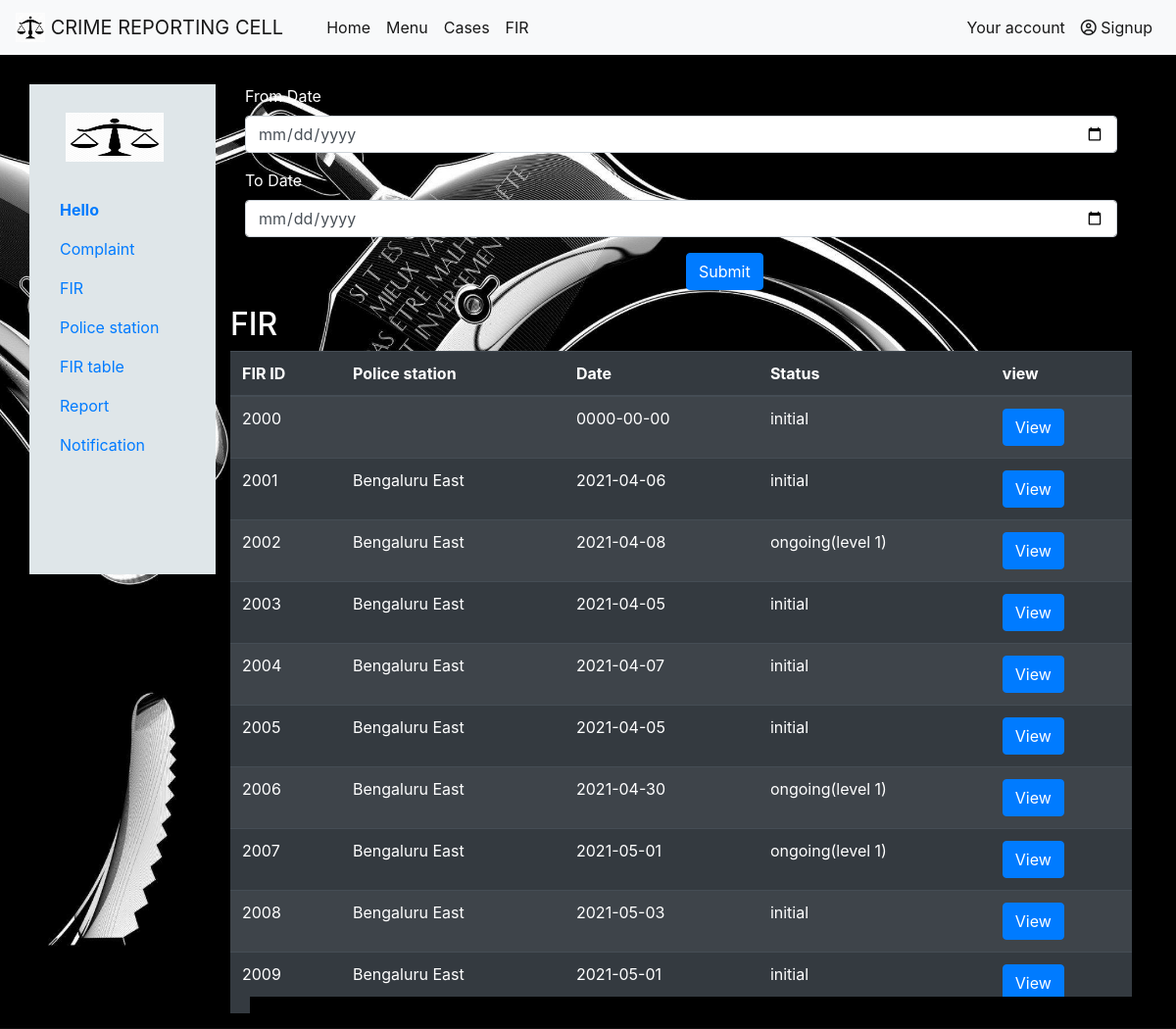
/admin_fir_view.php, run on the app's committed database.
### tables this page shows
CREATE TABLE `fir` (
  `FIRid` int(5) NOT NULL,
  `cmpid` int(5) NOT NULL,
  `fir` longtext NOT NULL,
  `address` varchar(40) NOT NULL,
  `police` varchar(20) NOT NULL,
  `casetype` varchar(15) NOT NULL,
  `section` varchar(50) NOT NULL,
  `date` date NOT NULL,
  `time` time NOT NULL,
  `status` text NOT NULL DEFAULT 'initial'
);

### admin_fir_view.php (the view, shortened to what this page needs)
<html>
<head>
<link rel="stylesheet" href="https://stackpath.bootstrapcdn.com/bootstrap/4.5.2/css/bootstrap.min.css">
</head>
<body>
<nav class="navbar navbar-expand-lg navbar-light bg-light">
  <a class="navbar-brand" href="#">
    <img src="photos/logo.png" width="30" height="30" class="d-inline-block align-top" alt="" loading="lazy">
    CRIME REPORTING CELL
  </a>
  <div class="collapse navbar-collapse" id="navbarSupportedContent">
    <ul class="navbar-nav mr-auto">
      <li class="nav-item active">
        <a class="nav-link" href="homepage.php">Home</a>
      </li>
      <li class="nav-item active">
        <a class="nav-link" href="#">Menu</a>
      </li>
      <li class="nav-item active">
        <a class="nav-link" href="#">Cases</a>
      </li>
      <li class="nav-item active">
        <a class="nav-link" href="#">FIR</a>
      </li>
    </ul>
	<ul class="nav navbar-nav navbar-right">
					<?php
						if(isset($_SESSION['name']))
						{
							$us=$_SESSION['name'];
							if($us=='Admin')
							{
							echo "<li class='nav-item active'><a href='homepage.php' class='nav-link'><span class='glyphicon glyphicon-user'></span>".$us."</a></li>";
							echo "<li class='nav-item active'><a href='admindashboard.php' class='nav-link'><span class='glyphicon glyphicon-user'></span>".'Dashboard'."</a></li>";
							echo "<li class='nav-item active'><a href='logout.php' class='nav-link'><span class='glyphicon glyphicon-user'></span>".'Logout'."</a></li>";
							}
							else
							{
							echo "<li class='nav-item active'><a href='homepage.php' class='nav-link'><span class='glyphicon glyphicon-user'></span>".$us."</a></li>";
							echo "<li class='nav-item active'><a href='add_dish.php' class='nav-link'><span class='glyphicon glyphicon-user'></span>".'Dashboard'."</a></li>";
							echo "<li class='nav-item active'><a href='logout.php' class='nav-link'><span class='glyphicon glyphicon-user'></span>".'Logout'."</a></li>";
							}
						}
						else
						{
							echo "<li class='nav-item active'><a href='login.php' class='nav-link'><span class='glyphicon glyphicon-user'></span>"."Your account"."</a></li>";
							echo "<li class='nav-item active'><a href='signup.html' class='nav-link'><span class='far fa-user-circle'></span>"."&nbspSignup"."</a></li>";
						}
					?>
	</ul>
  </div>
</nav>
<div class="container" style="margin-top:30px;">
  <div class="row">
    <div class="col-sm-2" style="background-color:#dfe6e9; height:500px;">
      <ul class="nav nav-pills flex-column">
	  <br>
				<li class="nav-item">
				<center>
			<a class="navbar-brand" href="#">
			<img src="photos/logo.png" width="100" height="50" class="d-inline-block align-top" alt="" loading="lazy">
			</a>
			</center>
		</li>
		<br>
		<li>
		<?php
						if(isset($_SESSION['name']))
						{
							$us=$_SESSION['name'];
							if($us=='Admin')
							{
								echo "<a href='admindashboard.php' class='nav-link'></span>".$us."</a></li>";
							}
							else
							{
								echo "<a href='user_dashboard.php' class='nav-link'><b>".'Hello  '.$us."</b></a></li>";
							}
						}
						else
						{
							$us=$_SESSION['place'];
							echo "<a href='police_dashboard.php' class='nav-link'><b>".'Hello  '.$us."</b></a></li>";
						}
					?>
        <li class="nav-item">
          <a class="nav-link" href="admin_pastcomplaint.php">Complaint</a>
        </li>
        <li class="nav-item">
          <a class="nav-link" href="admin_fir_view.php">FIR</a>
        </li>
		<li class="nav-item">
          <a class="nav-link" href="admin_police.php">Police station</a>
        </li>
		 <li class="nav-item">
				<li class="nav-item">
          <a class="nav-link" href="admin_search.php">FIR table</a>
        </li>
				      <li class="nav-item">
				<li class="nav-item">
          <a class="nav-link" href="admin_totalreport.php">Report</a>
        </li>
        <li class="nav-item">
          <a class="nav-link" href="#">Notification</a>
        </li>
      </ul>
    </div>
    <div class="col-sm-10">
	<font color="white">
		<div class='container'>
			<div class="row">
                <div class="col-lg-12">
                    <div class="panel panel-default">
                        <div class="panel-body">
                            <div class="row">
                                <div class="col-lg-12">
                                    <form method="post" name="bwdatesreport" >
    <div class="form-group"> <label for="exampleInputEmail1">From Date</label><input type="date" id="fromdate" name="fromdate" value="" class="form-control" required="true"> </div>
    <div class="form-group"> <label for="exampleInputEmail1">To Date</label><input type="date" id="todate" name="todate" value="" class="form-control" required="true"> </div>
     <p style="padding-left: 450px"><button type="submit" class="btn btn-primary" name="submit" id="submit">Submit</button></p> </form>
                                </div>
                            </div>
                        </div>
                    </div>
                </div>
            </div>
			</div>
      <h2>FIR</h2>
			  <table class="table table-dark table-striped">
				<thead>
				  <tr>
					<th>FIR ID</th>
					<th>Police station</th>
					<th>Date</th>
					<th>Status</th>
					<th>view</th>
				  </tr>
				</thead>
				<tbody>
			<?php
			if(array_key_exists('submit', $_POST)) {
            button1();
			}
			else{
				$conn=new mysqli("localhost","root","","crime");
								$sql = mysqli_query($conn, "SELECT * FROM fir");
								echo"<center>";
								while ($row = mysqli_fetch_array($sql))
								{
									echo "<tr>";
											echo "<td>".$row['FIRid']."</td>";
											echo "<td>".$row['police']."</td>";
											echo "<td>".$row['date']."</td>";
											echo "<td>".$row['status']."</td>";
											echo "<td><a class='btn btn-primary' href='admin_fir.php?fID=$row[FIRid]' role='button'>View</a></td>";
										  echo "</tr>";
														}
									echo "</center>";
			}
			?>
			</tbody>
			</table>
    </div>
  </div>
</div>
</body>
</html>

### admin_fir_view.php (style rules this page uses)
.navbar-nav { padding-left:20px; }
body { background-image: url("photos/bg.jpg"); background-attachment: fixed; background-position: center; background-size: cover; }

### data on the page
fir: FIRid "2000", date "0000-00-00", status "initial"
fir: FIRid "2001", police "Bengaluru East", date "2021-04-06", status "initial"
fir: FIRid "2002", police "Bengaluru East", date "2021-04-08", status "ongoing(level 1)"
fir: FIRid "2003", police "Bengaluru East", date "2021-04-05", status "initial"
fir: FIRid "2004", police "Bengaluru East", date "2021-04-07", status "initial"
fir: FIRid "2005", police "Bengaluru East", date "2021-04-05", status "initial"
fir: FIRid "2006", police "Bengaluru East", date "2021-04-30", status "ongoing(level 1)"
fir: FIRid "2007", police "Bengaluru East", date "2021-05-01", status "ongoing(level 1)"
fir: FIRid "2008", police "Bengaluru East", date "2021-05-03", status "initial"
fir: FIRid "2009", police "Bengaluru East", date "2021-05-01", status "initial"
